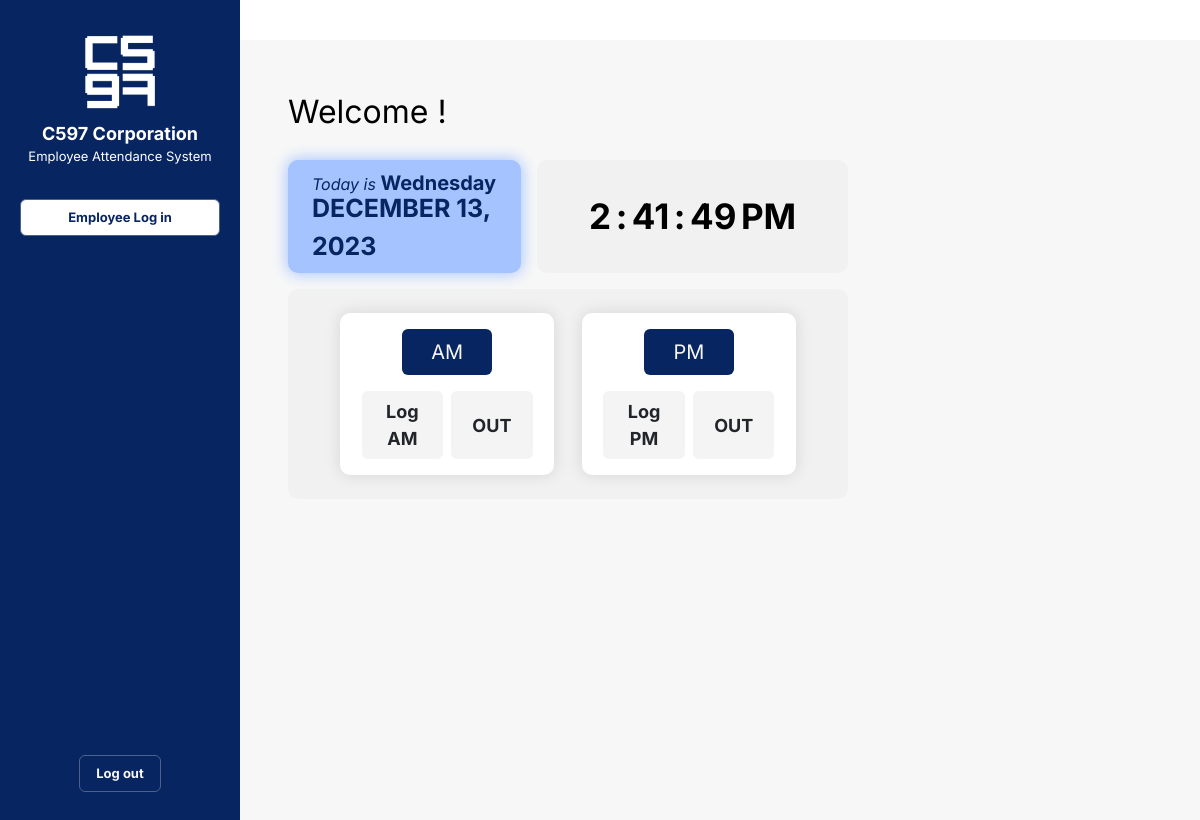
Page /employee-attendance-system.php (signed in) on the earlier database version.
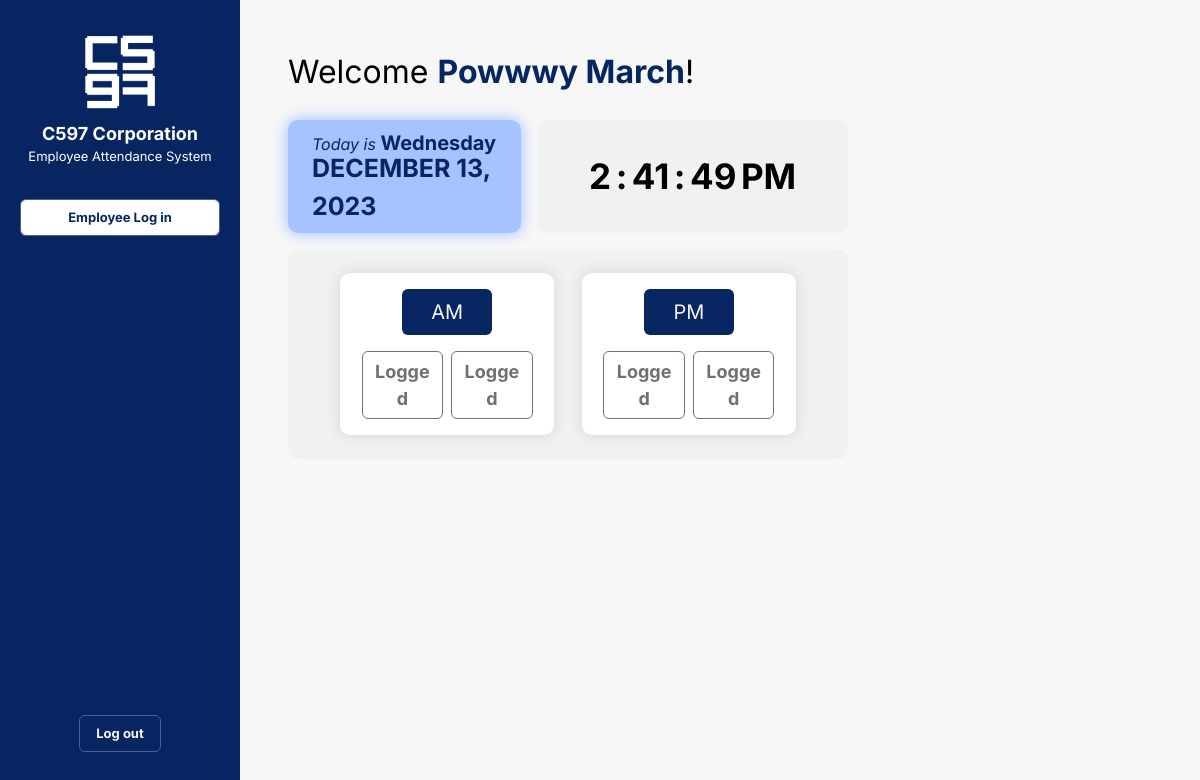
Same page on the later database version.
### tables this page shows
CREATE TABLE `employee` (
  `emp_id` int(11) NOT NULL,
  `password` varchar(30) NOT NULL,
  `full_name` varchar(30) NOT NULL,
  `first_name` varchar(50) DEFAULT NULL,
  `middle_name` varchar(50) DEFAULT NULL,
  `last_name` varchar(50) DEFAULT NULL,
  `address` varchar(100) DEFAULT NULL,
  `zip` varchar(4) DEFAULT NULL,
  `contact_number` varchar(11) DEFAULT NULL,
  `email_address` varchar(50) DEFAULT NULL,
  `contract` varchar(50) NOT NULL,
  `shift` varchar(25) NOT NULL
);

### employee-attendance-system.php (the view, shortened to what the changed rows need)
<?php
    include "connection.php";
    $empId = $_SESSION['emp_id'];
    $checkPreviousEntryQuery = "SELECT atlog.atlog_id, atlog.am_in, atlog.am_out, atlog.pm_in, atlog.pm_out, employee.emp_id, employee.full_name
                                FROM atlog
                                JOIN employee ON atlog.emp_id = employee.emp_id
                                WHERE atlog.emp_id = $empId AND atlog.atlog_DATE = CURDATE()";
    $result = $conn->query($checkPreviousEntryQuery);
    if ($result->num_rows > 0) {
        $row = $result->fetch_assoc();
    } else {
        echo '<p>No previous entry found</p>';
    }
?>
<!DOCTYPE html>
<html lang="en">
    <head>
        <link rel="stylesheet" href="https://cdn.jsdelivr.net/npm/bootstrap@5.3.2/dist/css/bootstrap.min.css">
        <link rel="stylesheet" href="css/employee-attendance-system.css">
    </head>
    <body class="container-fluid">
    <div class="container-fluid row gap-0">
            <div class="right_panel container p-5">
                <?php
                $employeeFullName = $row['full_name'];
                ?>
                <p class="header_title">Welcome <span class="employee_name" id="employee_name"><?php echo $employeeFullName; ?></span>!</p>
                <div class="container mt-4 row gap-3">
                    <div class="col col-8 p-0">
                        <div class="grey_container row mt-3 p-4 mx-0 text-center justify-content-evenly">
                        <div class="col col-5 card p-3">
                            <form class="in_out_button row gap-2 m-0 p-0 justify-content-center" action="">
                                <?php
                                if ($row['am_in'] === null) {
                                    echo '<button class="btn in_button col col-auto" onclick="logAM()">Log AM</button>';
                                } else {
                                    echo '<button class="btn in_button col col-auto" disabled>Logged</button>';
                                }
                                if ($row['am_out'] === null) {
                                    echo '<button class="btn out_button col col-auto" onclick="logAMOut()">OUT</button>';
                                } else {
                                    echo '<button class="btn out_button col col-auto" disabled>Logged</button>';
                                }
                                    ?>
                            </form>
                            </div>
                        <div class="col col-5 card p-3">
                            <form class="in_out_button row gap-2 m-0 p-0 justify-content-center" action="">
                                <?php
                                        if ($row['pm_in'] === null) {
                                            echo '<button class="btn in_button col col-auto" onclick="logPM()">Log PM</button>';
                                        } else {
                                            echo '<button class="btn in_button col col-auto" disabled>Logged</button>';
                                        }
                                        if ($row['pm_out'] === null) {
                                            echo '<button class="btn out_button col col-auto" onclick="logPMOut()">OUT</button>';
                                        } else {
                                            echo '<button class="btn out_button col col-auto" disabled>Logged</button>';
                                        }
                                ?>
                            </form>
                        </div>
                    </div>
                </div>
            </div>
        </div>
    </body>
</html>

Differences in the rows shown:
now on this page (row edited): employee: full_name "Powwwy March"
Other differences:
text no longer shown: "Log AM OUT Log PM OUT"
text now shown: "Logged Logged Logged Logged"
